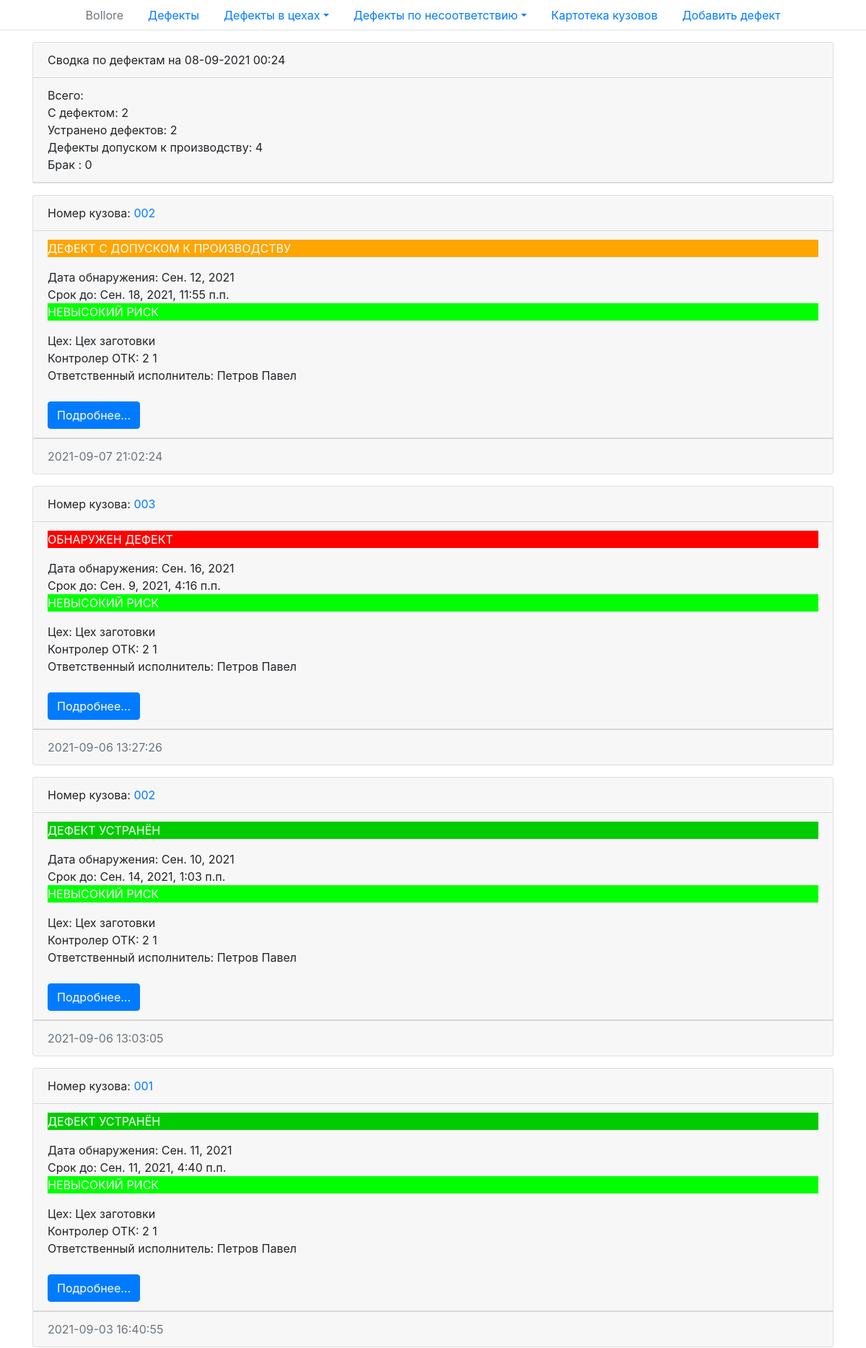
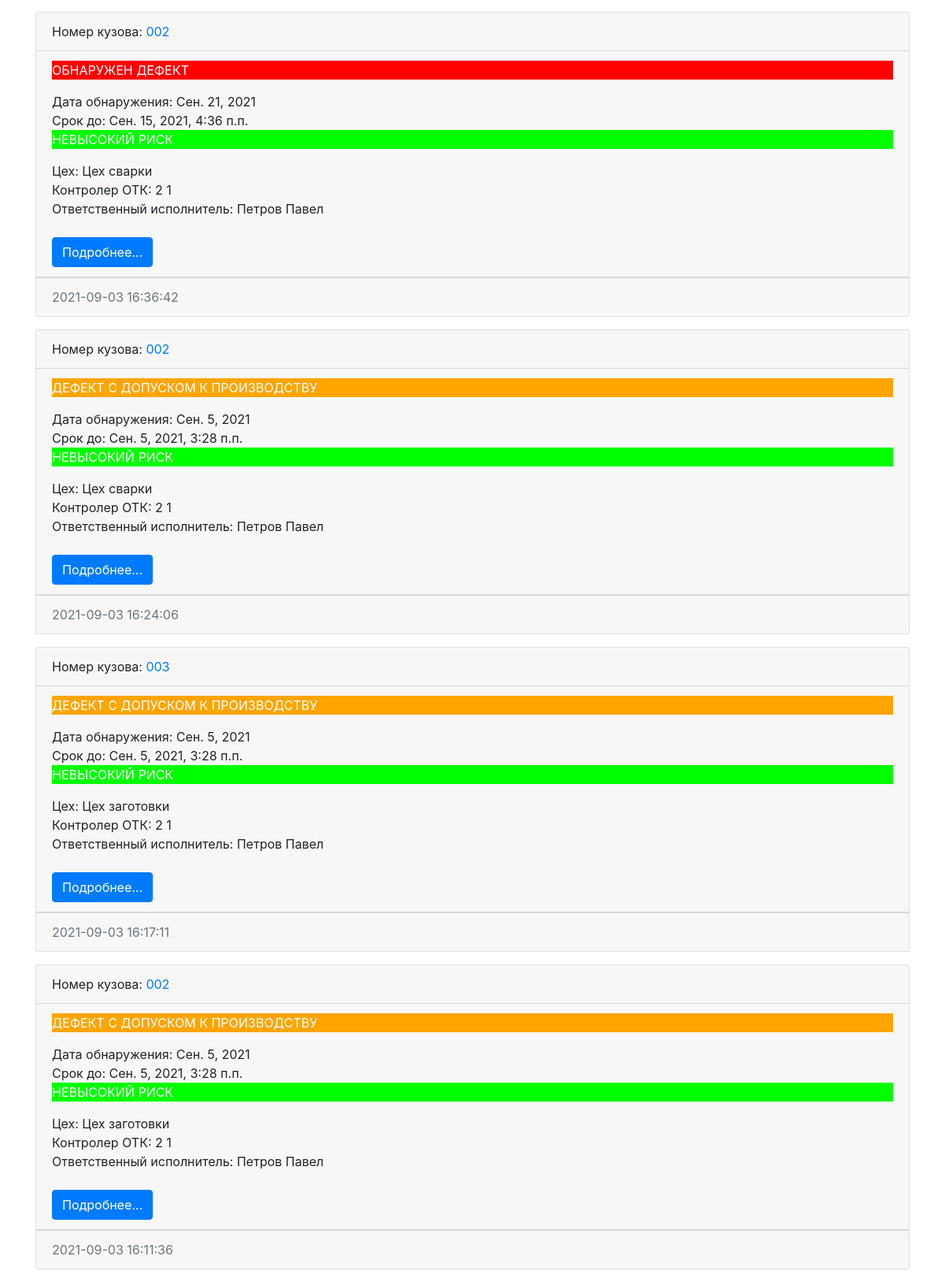
Before: / with the older database file (2 pictures, top to bottom).
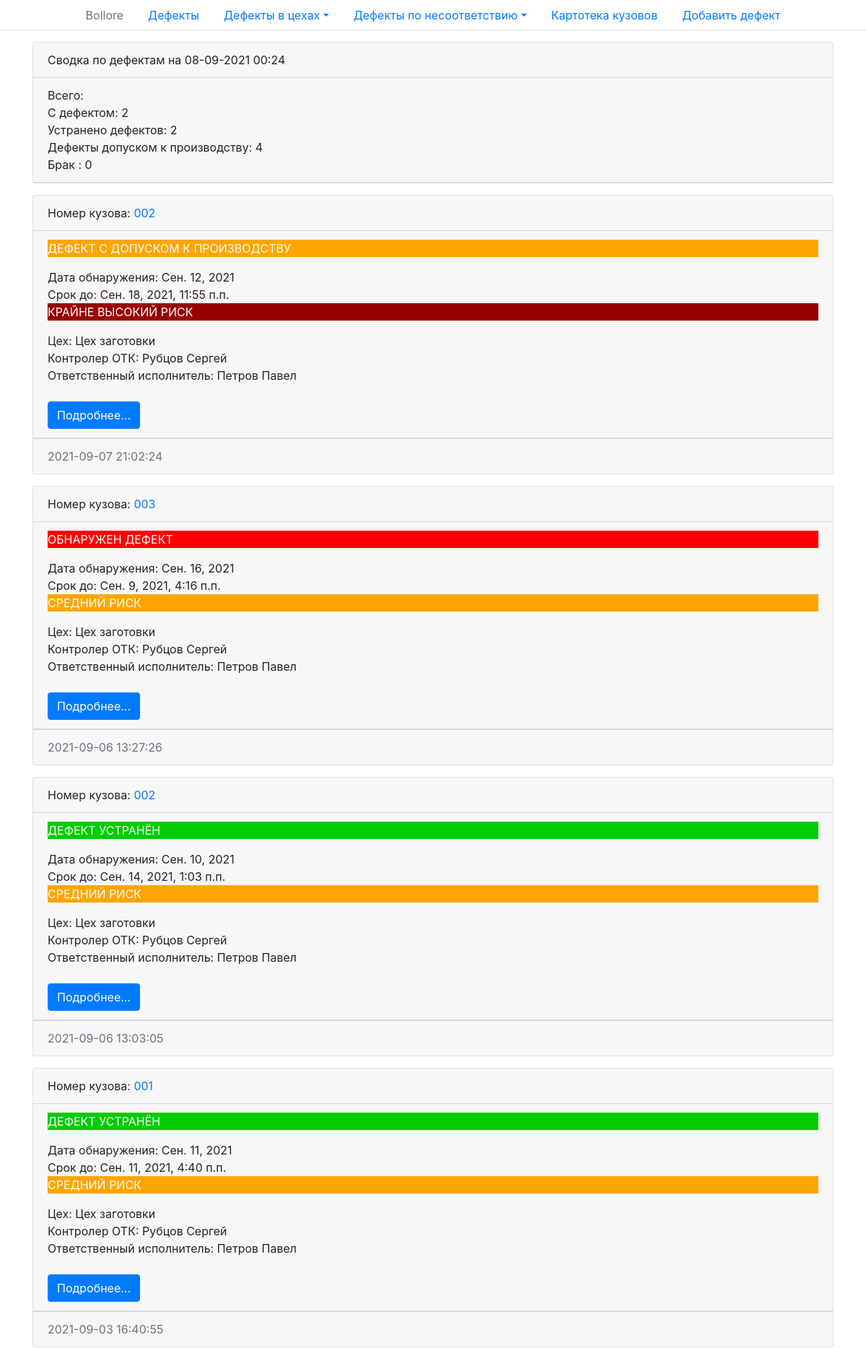
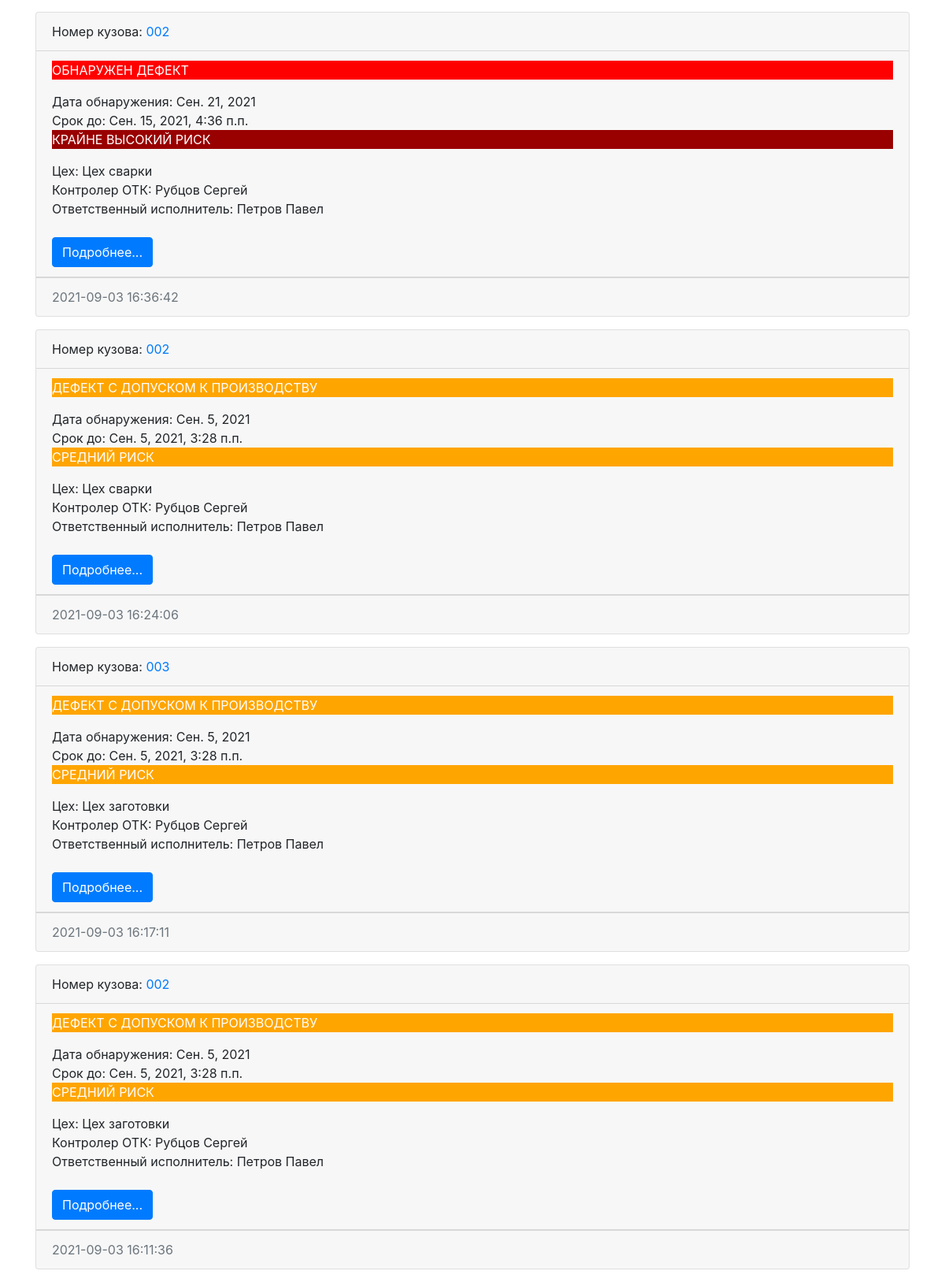
After: the same page with the newer database file (2 pictures, top to bottom).
### defects/models.py (models this page shows)
class Defects(models.Model):
    created_at = models.DateTimeField(auto_now_add=True, verbose_name='Дата создания')
    date_defect_detection = models.DateField(verbose_name='Дата обнаружения')
    term_up_to = models.DateTimeField(verbose_name='Срок до')
    status = models.ForeignKey(Status,
                               on_delete=models.PROTECT,
                               related_name='defects_status',
                               verbose_name='Статус дефекта',
                               )
    workshop = models.ForeignKey(Workshops,
                                 on_delete=models.PROTECT,
                                 related_name='defects_workshop',
                                 verbose_name='Цех'
                                 )
    detail = models.ForeignKey(Details,
                               on_delete=models.PROTECT,
                               related_name='defects_detail',
                               verbose_name='Деталь',
                               blank=True
                               )
    body_number = models.ForeignKey(Bodies,
                                    on_delete=models.PROTECT,
                                    related_name='defects_body_number',
                                    verbose_name='Номер кузова',
                                    )
    type_of_discrepancy = models.ForeignKey(TypeOfMismatch,
                                            on_delete=models.PROTECT,
                                            related_name='defects_type_of_discrepancy',
                                            verbose_name='Тип несоответствия',
                                            )
    number_of_inconsistencies = models.IntegerField(default=1,
                                                    verbose_name='Колличество несоответствий',
                                                    )
    priority = models.ForeignKey(Priority,
                                 on_delete=models.PROTECT,
                                 related_name='defects_priority',
                                 verbose_name='Приоритет',
                                 )
    discrepancy_description = models.TextField(blank=True, verbose_name='Описание несоответствия',
                                               default='Отсутствует')
    quality_controller = models.ForeignKey(User,
                                           on_delete=models.PROTECT,
                                           related_name='defects_quality_controller',
                                           verbose_name='Контролер ОТК',
                                           blank=True,
                                           null=True
                                           )
    responsible_executor = models.ForeignKey(User,
                                             on_delete=models.PROTECT,
                                             related_name='defects_responsible_executor',
                                             verbose_name='Ответственный исполнитель',
                                             null=True
                                             )
    def get_absolute_url(self):
        return reverse('defect', kwargs={'defect_id': self.pk})
    def __str__(self):
        return self.body_number.body_number
    class Meta:
        verbose_name = 'дефект'
        verbose_name_plural = 'Дефекты'
        ordering = ['-created_at']

class Bodies(models.Model):
    body_number = models.CharField(max_length=150, unique=True, verbose_name='Номер кузова')
    def get_absolute_url(self):
        return reverse('bodies', kwargs={'body_id': self.pk})
    def __str__(self):
        return self.body_number
    class Meta:
        verbose_name = 'номер кузова'
        verbose_name_plural = 'Номера кузовов'

class Workshops(models.Model):
    name_workshop = models.CharField(max_length=150, verbose_name='Цех')
    responsible_executor = models.ForeignKey(User,
                                             on_delete=models.PROTECT,
                                             related_name='workshops_responsible_executor',
                                             verbose_name='Ответственный исполнитель'
                                             )
    def get_absolute_url(self):
        return reverse('workshops', kwargs={'shop_id': self.pk})
    def __str__(self):
        return self.name_workshop
    class Meta:
        verbose_name = 'цех'
        verbose_name_plural = 'Цеха'

### defects/views.py (the view)
# urls.py: path('', index, name='home'),
def index(request):
    defects = Defects.objects.order_by('-created_at')
    shops = Workshops.objects.all()
    disagreement = TypeOfMismatch.objects.all()
    bodies = Bodies.objects.all()
    counters = {'defect_count': Defects.objects.filter(status=1).count(),
                'defect_eliminated_count': Defects.objects.filter(status=2).count(),
                'defect_approved_count': Defects.objects.filter(status=3).count(),
                'production_defect_count': Defects.objects.filter(status=4).count(),
                }
    defects_mod = []  # пустой список для модифицированного списка объектов
    for item in defects:
        a = item.type_of_discrepancy.probability_estimate.score
        b = item.type_of_discrepancy.scale_consequences.score
        risk_level = a * b  # Вычисляем уровень риска умножив оценку вероятности на маштаб последствий.
        item.risk_level = risk_level
        defects_mod.append(item)  # модифицируем объект добавляя новый атрибут риска
    print(defects_mod)
    context = {
        'defects': defects_mod,
        'shops': shops,
        'disagreement': disagreement,
        'bodies': bodies,
        'title': 'Список дефектов',
        'workshop_selected': 0,
        'counters': counters,
    }
    return render(request, 'defects/index.html', context)

### defects/models.py (called while the page is built)
    def get_absolute_url(self):
        return reverse('disagreement', kwargs={'disagreement_id': self.pk})

### defects/templates/defects/index.html (shortened to what this page needs)
{% extends 'base.html' %}
{% block content %}
  {% include 'inc/_counters.html' %}
  {% for item in defects %}
    <div class="card mb-3">
      <div class="card-header">
        Номер кузова: <a href="{{ item.body_number.get_absolute_url }}">{{ item.body_number }}</a>
      </div>
      <div class="card-header">
        {% if item.status.pk == 4 %}
          <p style="background-color:#990000; color:#ffffff"> БРАК </p>
        {% elif item.status.pk == 3 %}
          <p style="background-color:#ffa500; color:#ffffff"> ДЕФЕКТ C ДОПУСКОМ К ПРОИЗВОДСТВУ </p>
        {% elif item.status.pk == 2 %}
          <p style="background-color:#00cc00; color:#ffffff"> ДЕФЕКТ УСТРАНЁН </p>
          {% elif item.status.pk == 1 %}
          <p style="background-color:#ff0000; color:#ffffff"> ОБНАРУЖЕН ДЕФЕКТ </p>
        {% else %}
          <p style="background-color:#ff0000; color:#ffffff">ОШИБКА В ПРОГРАММЕ</p>
        {% endif %}
        Дата обнаружения: {{ item.date_defect_detection }}
        <br> Срок до: {{ item.term_up_to }}
        <br>
        {% if 1 <= item.risk_level and item.risk_level <= 5 %}
          <p style="background-color:#00ff00; color:#ffffff"> НЕВЫСОКИЙ РИСК </p>
        {% elif 6 <= item.risk_level and item.risk_level <= 10 %}
          <p style="background-color:#ffa500; color:#ffffff"> СРЕДНИЙ РИСК </p>
        {% elif 12 <= item.risk_level and item.risk_level <= 15 %}
          <p style="background-color:#ff0000; color:#ffffff"> ВЫСОКИЙ РИСК </p>
        {% elif 16 <= item.risk_level and item.risk_level <= 25 %}
          <p style="background-color:#990000; color:#ffffff"> КРАЙНЕ ВЫСОКИЙ РИСК </p>
        {% else %}
          <p style="background-color:#990000; color:#ffffff"> ОШИБКА НА СЕРВЕРЕ </p>
        {% endif %}
        Цех: {{ item.workshop }}
        <br> Контролер ОТК: {{ item.quality_controller.last_name }} {{ item.quality_controller.first_name }}
        <br> Ответственный исполнитель: {{ item.responsible_executor.last_name }}
        {{ item.responsible_executor.first_name }} <br>
        <br> <a href="{{ item.get_absolute_url }}" class="btn btn-primary">Подробнее...</a>
      </div>
      <div class="card-footer text-muted">
        {{ item.created_at|date:"Y-m-d H:i:s" }}
      </div>
    </div>
  {% endfor %}
{% endblock %}

Changed rows visible on the page:
changed Defects "Сен. 12, 2021": quality_controller.last_name "2" → "Рубцов"; quality_controller.first_name "1" → "Сергей"; text "НЕВЫСОКИЙ РИСК" → "КРАЙНЕ ВЫСОКИЙ РИСК"
changed through a linked row, Defects "Сен. 16, 2021": quality_controller.last_name "2" → "Рубцов"; quality_controller.first_name "1" → "Сергей"; text "НЕВЫСОКИЙ РИСК" → "СРЕДНИЙ РИСК"
changed through a linked row, Defects "Сен. 10, 2021": quality_controller.last_name "2" → "Рубцов"; quality_controller.first_name "1" → "Сергей"; text "НЕВЫСОКИЙ РИСК" → "СРЕДНИЙ РИСК"
changed through a linked row, Defects "Сен. 11, 2021": quality_controller.last_name "2" → "Рубцов"; quality_controller.first_name "1" → "Сергей"; text "НЕВЫСОКИЙ РИСК" → "СРЕДНИЙ РИСК"
changed through a linked row, Defects "Сен. 21, 2021": quality_controller.last_name "2" → "Рубцов"; quality_controller.first_name "1" → "Сергей"; text "НЕВЫСОКИЙ РИСК" → "КРАЙНЕ ВЫСОКИЙ РИСК"
changed through a linked row, Defects (number 6 of 8 on the later page): quality_controller.last_name "2" → "Рубцов"; quality_controller.first_name "1" → "Сергей"; text "НЕВЫСОКИЙ РИСК" → "СРЕДНИЙ РИСК"
changed through a linked row, Defects (number 7 of 8 on the later page): quality_controller.last_name "2" → "Рубцов"; quality_controller.first_name "1" → "Сергей"; text "НЕВЫСОКИЙ РИСК" → "СРЕДНИЙ РИСК"
changed through a linked row, Defects (number 8 of 8 on the later page): quality_controller.last_name "2" → "Рубцов"; quality_controller.first_name "1" → "Сергей"; text "НЕВЫСОКИЙ РИСК" → "СРЕДНИЙ РИСК"
